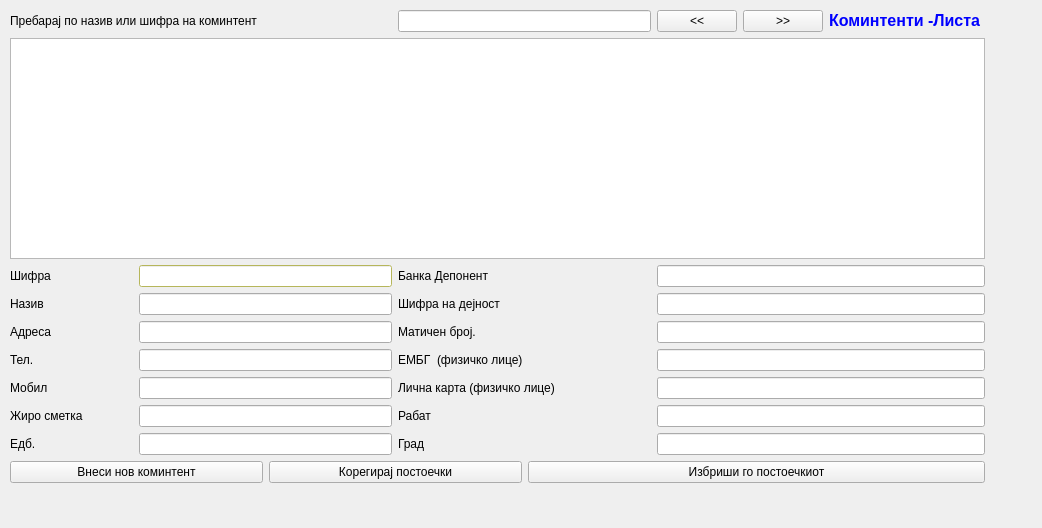
<?xml version="1.0" encoding="UTF-8"?>
<ui version="4.0">
 <class>KomintentiLista</class>
 <widget class="QWidget" name="KomintentiLista">
  <property name="geometry">
   <rect>
    <x>0</x>
    <y>0</y>
    <width>1042</width>
    <height>528</height>
   </rect>
  </property>
  <property name="windowTitle">
   <string>Form</string>
  </property>
  <widget class="QWidget" name="layoutWidget">
   <property name="geometry">
    <rect>
     <x>10</x>
     <y>10</y>
     <width>975</width>
     <height>473</height>
    </rect>
   </property>
   <layout class="QGridLayout" name="gridLayout">
    <item row="0" column="0" colspan="3">
     <widget class="QLabel" name="label">
      <property name="text">
       <string>Пребарај по назив или шифра на коминтент</string>
      </property>
     </widget>
    </item>
    <item row="0" column="3" colspan="2">
     <widget class="QLineEdit" name="lineEditPrebaraj">
      <property name="minimumSize">
       <size>
        <width>250</width>
        <height>0</height>
       </size>
      </property>
     </widget>
    </item>
    <item row="0" column="6">
     <widget class="QLabel" name="label_16">
      <property name="text">
       <string>&lt;html&gt;&lt;head&gt;&lt;meta name=&quot;qrichtext&quot; content=&quot;1&quot; /&gt;&lt;style type=&quot;text/css&quot;&gt;
p, li { white-space: pre-wrap; }
&lt;/style&gt;&lt;/head&gt;&lt;body style=&quot; font-family:'MS Shell Dlg 2'; font-size:8.25pt; font-weight:400; font-style:normal; text-decoration:none;&quot;&gt;
&lt;p style=&quot; margin-top:0px; margin-bottom:0px; margin-left:0px; margin-right:0px; -qt-block-indent:0; text-indent:0px; font-size:8pt;&quot;&gt;&lt;span style=&quot; font-size:12pt; font-weight:600; color:#0000ff;&quot;&gt;Коминтенти -Листа &lt;/span&gt;&lt;/p&gt;&lt;/body&gt;&lt;/html&gt;</string>
      </property>
     </widget>
    </item>
    <item row="2" column="0">
     <widget class="QLabel" name="label_2">
      <property name="text">
       <string>Шифра</string>
      </property>
     </widget>
    </item>
    <item row="2" column="1" colspan="2">
     <widget class="QLineEdit" name="lineEdit_2">
      <property name="minimumSize">
       <size>
        <width>250</width>
        <height>0</height>
       </size>
      </property>
      <property name="palette">
       <palette>
        <active>
         <colorrole role="WindowText">
          <brush brushstyle="SolidPattern">
           <color alpha="255">
            <red>0</red>
            <green>0</green>
            <blue>0</blue>
           </color>
          </brush>
         </colorrole>
         <colorrole role="Button">
          <brush brushstyle="SolidPattern">
           <color alpha="255">
            <red>255</red>
            <green>255</green>
            <blue>127</blue>
           </color>
          </brush>
         </colorrole>
         <colorrole role="Light">
          <brush brushstyle="SolidPattern">
           <color alpha="255">
            <red>255</red>
            <green>255</green>
            <blue>255</blue>
           </color>
          </brush>
         </colorrole>
         <colorrole role="Midlight">
          <brush brushstyle="SolidPattern">
           <color alpha="255">
            <red>255</red>
            <green>255</green>
            <blue>191</blue>
           </color>
          </brush>
         </colorrole>
         <colorrole role="Dark">
          <brush brushstyle="SolidPattern">
           <color alpha="255">
            <red>127</red>
            <green>127</green>
            <blue>63</blue>
           </color>
          </brush>
         </colorrole>
         <colorrole role="Mid">
          <brush brushstyle="SolidPattern">
           <color alpha="255">
            <red>170</red>
            <green>170</green>
            <blue>84</blue>
           </color>
          </brush>
         </colorrole>
         <colorrole role="Text">
          <brush brushstyle="SolidPattern">
           <color alpha="255">
            <red>0</red>
            <green>0</green>
            <blue>0</blue>
           </color>
          </brush>
         </colorrole>
         <colorrole role="BrightText">
          <brush brushstyle="SolidPattern">
           <color alpha="255">
            <red>255</red>
            <green>255</green>
            <blue>255</blue>
           </color>
          </brush>
         </colorrole>
         <colorrole role="ButtonText">
          <brush brushstyle="SolidPattern">
           <color alpha="255">
            <red>0</red>
            <green>0</green>
            <blue>0</blue>
           </color>
          </brush>
         </colorrole>
         <colorrole role="Base">
          <brush brushstyle="SolidPattern">
           <color alpha="255">
            <red>255</red>
            <green>255</green>
            <blue>255</blue>
           </color>
          </brush>
         </colorrole>
         <colorrole role="Window">
          <brush brushstyle="SolidPattern">
           <color alpha="255">
            <red>255</red>
            <green>255</green>
            <blue>127</blue>
           </color>
          </brush>
         </colorrole>
         <colorrole role="Shadow">
          <brush brushstyle="SolidPattern">
           <color alpha="255">
            <red>0</red>
            <green>0</green>
            <blue>0</blue>
           </color>
          </brush>
         </colorrole>
         <colorrole role="AlternateBase">
          <brush brushstyle="SolidPattern">
           <color alpha="255">
            <red>255</red>
            <green>255</green>
            <blue>191</blue>
           </color>
          </brush>
         </colorrole>
        </active>
        <inactive>
         <colorrole role="WindowText">
          <brush brushstyle="SolidPattern">
           <color alpha="255">
            <red>0</red>
            <green>0</green>
            <blue>0</blue>
           </color>
          </brush>
         </colorrole>
         <colorrole role="Button">
          <brush brushstyle="SolidPattern">
           <color alpha="255">
            <red>255</red>
            <green>255</green>
            <blue>127</blue>
           </color>
          </brush>
         </colorrole>
         <colorrole role="Light">
          <brush brushstyle="SolidPattern">
           <color alpha="255">
            <red>255</red>
            <green>255</green>
            <blue>255</blue>
           </color>
          </brush>
         </colorrole>
         <colorrole role="Midlight">
          <brush brushstyle="SolidPattern">
           <color alpha="255">
            <red>255</red>
            <green>255</green>
            <blue>191</blue>
           </color>
          </brush>
         </colorrole>
         <colorrole role="Dark">
          <brush brushstyle="SolidPattern">
           <color alpha="255">
            <red>127</red>
            <green>127</green>
            <blue>63</blue>
           </color>
          </brush>
         </colorrole>
         <colorrole role="Mid">
          <brush brushstyle="SolidPattern">
           <color alpha="255">
            <red>170</red>
            <green>170</green>
            <blue>84</blue>
           </color>
          </brush>
         </colorrole>
         <colorrole role="Text">
          <brush brushstyle="SolidPattern">
           <color alpha="255">
            <red>0</red>
            <green>0</green>
            <blue>0</blue>
           </color>
          </brush>
         </colorrole>
         <colorrole role="BrightText">
          <brush brushstyle="SolidPattern">
           <color alpha="255">
            <red>255</red>
            <green>255</green>
            <blue>255</blue>
           </color>
          </brush>
         </colorrole>
         <colorrole role="ButtonText">
          <brush brushstyle="SolidPattern">
           <color alpha="255">
            <red>0</red>
            <green>0</green>
            <blue>0</blue>
           </color>
          </brush>
         </colorrole>
         <colorrole role="Base">
          <brush brushstyle="SolidPattern">
           <color alpha="255">
            <red>255</red>
            <green>255</green>
            <blue>255</blue>
           </color>
          </brush>
         </colorrole>
         <colorrole role="Window">
          <brush brushstyle="SolidPattern">
           <color alpha="255">
            <red>255</red>
            <green>255</green>
            <blue>127</blue>
           </color>
          </brush>
         </colorrole>
         <colorrole role="Shadow">
          <brush brushstyle="SolidPattern">
           <color alpha="255">
            <red>0</red>
            <green>0</green>
            <blue>0</blue>
           </color>
          </brush>
         </colorrole>
         <colorrole role="AlternateBase">
          <brush brushstyle="SolidPattern">
           <color alpha="255">
            <red>255</red>
            <green>255</green>
            <blue>191</blue>
           </color>
          </brush>
         </colorrole>
        </inactive>
        <disabled>
         <colorrole role="WindowText">
          <brush brushstyle="SolidPattern">
           <color alpha="255">
            <red>127</red>
            <green>127</green>
            <blue>63</blue>
           </color>
          </brush>
         </colorrole>
         <colorrole role="Button">
          <brush brushstyle="SolidPattern">
           <color alpha="255">
            <red>255</red>
            <green>255</green>
            <blue>127</blue>
           </color>
          </brush>
         </colorrole>
         <colorrole role="Light">
          <brush brushstyle="SolidPattern">
           <color alpha="255">
            <red>255</red>
            <green>255</green>
            <blue>255</blue>
           </color>
          </brush>
         </colorrole>
         <colorrole role="Midlight">
          <brush brushstyle="SolidPattern">
           <color alpha="255">
            <red>255</red>
            <green>255</green>
            <blue>191</blue>
           </color>
          </brush>
         </colorrole>
         <colorrole role="Dark">
          <brush brushstyle="SolidPattern">
           <color alpha="255">
            <red>127</red>
            <green>127</green>
            <blue>63</blue>
           </color>
          </brush>
         </colorrole>
         <colorrole role="Mid">
          <brush brushstyle="SolidPattern">
           <color alpha="255">
            <red>170</red>
            <green>170</green>
            <blue>84</blue>
           </color>
          </brush>
         </colorrole>
         <colorrole role="Text">
          <brush brushstyle="SolidPattern">
           <color alpha="255">
            <red>127</red>
            <green>127</green>
            <blue>63</blue>
           </color>
          </brush>
         </colorrole>
         <colorrole role="BrightText">
          <brush brushstyle="SolidPattern">
           <color alpha="255">
            <red>255</red>
            <green>255</green>
            <blue>255</blue>
           </color>
          </brush>
         </colorrole>
         <colorrole role="ButtonText">
          <brush brushstyle="SolidPattern">
           <color alpha="255">
            <red>127</red>
            <green>127</green>
            <blue>63</blue>
           </color>
          </brush>
         </colorrole>
         <colorrole role="Base">
          <brush brushstyle="SolidPattern">
           <color alpha="255">
            <red>255</red>
            <green>255</green>
            <blue>127</blue>
           </color>
          </brush>
         </colorrole>
         <colorrole role="Window">
          <brush brushstyle="SolidPattern">
           <color alpha="255">
            <red>255</red>
            <green>255</green>
            <blue>127</blue>
           </color>
          </brush>
         </colorrole>
         <colorrole role="Shadow">
          <brush brushstyle="SolidPattern">
           <color alpha="255">
            <red>0</red>
            <green>0</green>
            <blue>0</blue>
           </color>
          </brush>
         </colorrole>
         <colorrole role="AlternateBase">
          <brush brushstyle="SolidPattern">
           <color alpha="255">
            <red>255</red>
            <green>255</green>
            <blue>127</blue>
           </color>
          </brush>
         </colorrole>
        </disabled>
       </palette>
      </property>
      <property name="readOnly">
       <bool>true</bool>
      </property>
     </widget>
    </item>
    <item row="2" column="3" colspan="2">
     <widget class="QLabel" name="label_9">
      <property name="text">
       <string>Банка Депонент</string>
      </property>
     </widget>
    </item>
    <item row="3" column="0">
     <widget class="QLabel" name="label_3">
      <property name="text">
       <string>Назив</string>
      </property>
     </widget>
    </item>
    <item row="3" column="1" colspan="2">
     <widget class="QLineEdit" name="lineEdit_3">
      <property name="minimumSize">
       <size>
        <width>250</width>
        <height>0</height>
       </size>
      </property>
      <property name="readOnly">
       <bool>true</bool>
      </property>
     </widget>
    </item>
    <item row="3" column="3" colspan="2">
     <widget class="QLabel" name="label_10">
      <property name="text">
       <string>Шифра на дејност</string>
      </property>
     </widget>
    </item>
    <item row="4" column="0">
     <widget class="QLabel" name="label_4">
      <property name="text">
       <string>Адреса</string>
      </property>
     </widget>
    </item>
    <item row="4" column="1" colspan="2">
     <widget class="QLineEdit" name="lineEdit_4">
      <property name="minimumSize">
       <size>
        <width>250</width>
        <height>0</height>
       </size>
      </property>
      <property name="readOnly">
       <bool>true</bool>
      </property>
     </widget>
    </item>
    <item row="5" column="0">
     <widget class="QLabel" name="label_5">
      <property name="text">
       <string>Тел.</string>
      </property>
     </widget>
    </item>
    <item row="4" column="3" colspan="2">
     <widget class="QLabel" name="label_11">
      <property name="text">
       <string>Матичен број.</string>
      </property>
     </widget>
    </item>
    <item row="5" column="1" colspan="2">
     <widget class="QLineEdit" name="lineEdit_5">
      <property name="minimumSize">
       <size>
        <width>250</width>
        <height>0</height>
       </size>
      </property>
      <property name="readOnly">
       <bool>true</bool>
      </property>
     </widget>
    </item>
    <item row="5" column="3" colspan="2">
     <widget class="QLabel" name="label_12">
      <property name="text">
       <string>ЕМБГ  (физичко лице)</string>
      </property>
     </widget>
    </item>
    <item row="6" column="0">
     <widget class="QLabel" name="label_6">
      <property name="text">
       <string>Мобил</string>
      </property>
     </widget>
    </item>
    <item row="6" column="1" colspan="2">
     <widget class="QLineEdit" name="lineEdit_6">
      <property name="minimumSize">
       <size>
        <width>250</width>
        <height>0</height>
       </size>
      </property>
      <property name="readOnly">
       <bool>true</bool>
      </property>
     </widget>
    </item>
    <item row="6" column="3" colspan="2">
     <widget class="QLabel" name="label_13">
      <property name="text">
       <string>Лична карта (физичко лице)</string>
      </property>
     </widget>
    </item>
    <item row="7" column="0">
     <widget class="QLabel" name="label_7">
      <property name="text">
       <string>Жиро сметка</string>
      </property>
     </widget>
    </item>
    <item row="7" column="1" colspan="2">
     <widget class="QLineEdit" name="lineEdit_7">
      <property name="minimumSize">
       <size>
        <width>250</width>
        <height>0</height>
       </size>
      </property>
      <property name="readOnly">
       <bool>true</bool>
      </property>
     </widget>
    </item>
    <item row="7" column="3">
     <widget class="QLabel" name="label_14">
      <property name="text">
       <string>Рабат</string>
      </property>
     </widget>
    </item>
    <item row="8" column="1" colspan="2">
     <widget class="QLineEdit" name="lineEdit_8">
      <property name="minimumSize">
       <size>
        <width>250</width>
        <height>0</height>
       </size>
      </property>
      <property name="readOnly">
       <bool>true</bool>
      </property>
     </widget>
    </item>
    <item row="8" column="3">
     <widget class="QLabel" name="label_15">
      <property name="text">
       <string>Град</string>
      </property>
     </widget>
    </item>
    <item row="8" column="0">
     <widget class="QLabel" name="label_8">
      <property name="text">
       <string>Едб.</string>
      </property>
     </widget>
    </item>
    <item row="9" column="4" colspan="3">
     <widget class="QPushButton" name="pushButton_3">
      <property name="enabled">
       <bool>true</bool>
      </property>
      <property name="text">
       <string>Избриши го постоечкиот</string>
      </property>
      <property name="shortcut">
       <string>Ctrl+Shift+S, Ctrl+Shift+S, Ctrl+Shift+B</string>
      </property>
     </widget>
    </item>
    <item row="9" column="0" colspan="2">
     <widget class="QPushButton" name="pushButton">
      <property name="text">
       <string>Внеси нов коминтент</string>
      </property>
      <property name="icon">
       <iconset>
        <normaloff>:/sterna/Resources/key_f2.png</normaloff>:/sterna/Resources/key_f2.png</iconset>
      </property>
     </widget>
    </item>
    <item row="9" column="2" colspan="2">
     <widget class="QPushButton" name="pushButton_2">
      <property name="text">
       <string>Корегирај постоечки</string>
      </property>
      <property name="icon">
       <iconset>
        <normaloff>:/sterna/Resources/key_f3.png</normaloff>:/sterna/Resources/key_f3.png</iconset>
      </property>
     </widget>
    </item>
    <item row="1" column="0" colspan="7">
     <widget class="QTableView" name="tableView">
      <property name="palette">
       <palette>
        <active>
         <colorrole role="AlternateBase">
          <brush brushstyle="SolidPattern">
           <color alpha="255">
            <red>228</red>
            <green>228</green>
            <blue>228</blue>
           </color>
          </brush>
         </colorrole>
        </active>
        <inactive>
         <colorrole role="AlternateBase">
          <brush brushstyle="SolidPattern">
           <color alpha="255">
            <red>228</red>
            <green>228</green>
            <blue>228</blue>
           </color>
          </brush>
         </colorrole>
        </inactive>
        <disabled>
         <colorrole role="AlternateBase">
          <brush brushstyle="SolidPattern">
           <color alpha="255">
            <red>228</red>
            <green>228</green>
            <blue>228</blue>
           </color>
          </brush>
         </colorrole>
        </disabled>
       </palette>
      </property>
      <property name="focusPolicy">
       <enum>Qt::StrongFocus</enum>
      </property>
      <property name="autoFillBackground">
       <bool>false</bool>
      </property>
      <property name="alternatingRowColors">
       <bool>true</bool>
      </property>
     </widget>
    </item>
    <item row="0" column="5">
     <layout class="QGridLayout" name="gridLayout_2">
      <item row="0" column="0">
       <widget class="QPushButton" name="pushButton_4">
        <property name="text">
         <string>&lt;&lt;</string>
        </property>
       </widget>
      </item>
      <item row="0" column="1">
       <widget class="QPushButton" name="pushButton_5">
        <property name="text">
         <string>&gt;&gt;</string>
        </property>
       </widget>
      </item>
     </layout>
    </item>
    <item row="2" column="5" colspan="2">
     <widget class="QLineEdit" name="lineEdit_9">
      <property name="minimumSize">
       <size>
        <width>250</width>
        <height>0</height>
       </size>
      </property>
      <property name="readOnly">
       <bool>true</bool>
      </property>
     </widget>
    </item>
    <item row="3" column="5" colspan="2">
     <widget class="QLineEdit" name="lineEdit_10">
      <property name="minimumSize">
       <size>
        <width>250</width>
        <height>0</height>
       </size>
      </property>
      <property name="readOnly">
       <bool>true</bool>
      </property>
     </widget>
    </item>
    <item row="4" column="5" colspan="2">
     <widget class="QLineEdit" name="lineEdit_11">
      <property name="minimumSize">
       <size>
        <width>250</width>
        <height>0</height>
       </size>
      </property>
      <property name="readOnly">
       <bool>true</bool>
      </property>
     </widget>
    </item>
    <item row="5" column="5" colspan="2">
     <widget class="QLineEdit" name="lineEdit_12">
      <property name="minimumSize">
       <size>
        <width>250</width>
        <height>0</height>
       </size>
      </property>
      <property name="readOnly">
       <bool>true</bool>
      </property>
     </widget>
    </item>
    <item row="6" column="5" colspan="2">
     <widget class="QLineEdit" name="lineEdit_13">
      <property name="minimumSize">
       <size>
        <width>250</width>
        <height>0</height>
       </size>
      </property>
      <property name="readOnly">
       <bool>true</bool>
      </property>
     </widget>
    </item>
    <item row="7" column="5" colspan="2">
     <widget class="QLineEdit" name="lineEdit_14">
      <property name="minimumSize">
       <size>
        <width>250</width>
        <height>0</height>
       </size>
      </property>
      <property name="readOnly">
       <bool>true</bool>
      </property>
     </widget>
    </item>
    <item row="8" column="5" colspan="2">
     <widget class="QLineEdit" name="lineEdit_15">
      <property name="minimumSize">
       <size>
        <width>250</width>
        <height>0</height>
       </size>
      </property>
      <property name="readOnly">
       <bool>true</bool>
      </property>
     </widget>
    </item>
   </layout>
  </widget>
 </widget>
 <tabstops>
  <tabstop>lineEditPrebaraj</tabstop>
  <tabstop>tableView</tabstop>
  <tabstop>pushButton_4</tabstop>
  <tabstop>pushButton_5</tabstop>
  <tabstop>lineEdit_2</tabstop>
  <tabstop>lineEdit_3</tabstop>
  <tabstop>lineEdit_4</tabstop>
  <tabstop>lineEdit_5</tabstop>
  <tabstop>lineEdit_6</tabstop>
  <tabstop>lineEdit_7</tabstop>
  <tabstop>lineEdit_8</tabstop>
  <tabstop>lineEdit_9</tabstop>
  <tabstop>lineEdit_10</tabstop>
  <tabstop>lineEdit_11</tabstop>
  <tabstop>lineEdit_12</tabstop>
  <tabstop>lineEdit_13</tabstop>
  <tabstop>lineEdit_14</tabstop>
  <tabstop>lineEdit_15</tabstop>
  <tabstop>pushButton</tabstop>
  <tabstop>pushButton_2</tabstop>
  <tabstop>pushButton_3</tabstop>
 </tabstops>
 <resources/>
 <connections/>
</ui>
